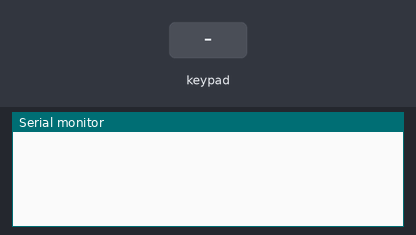
Bench run of a sketch on a simulated Arduino Uno, built with avr-gcc and run on an emulated ATmega328P. Parts: the last lines printed to the serial monitor. Inputs (shaded band) come from the test bench.

Above: at 1.2 s.
1.3 s: key '0' pressed
At 2.6 s:
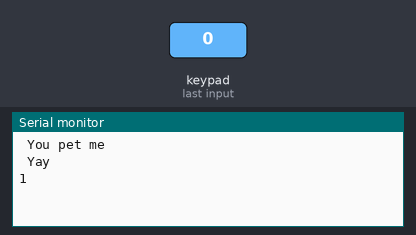
2.9 s: key '4' pressed
At 3.03 s:
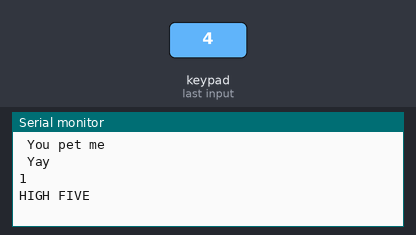

The sketch:

cap_test.ino
```cpp
#include <Wire.h>
#include "Adafruit_MPR121.h"

// You can have up to 4 on one i2c bus but one is enough for testing!
Adafruit_MPR121 cap = Adafruit_MPR121();

// Keeps track of t
//he last pins touched
// so we know when buttons are 'released'
uint16_t lasttouched = 0;
uint16_t currtouched = 0;

uint16_t last4touched = 0;
uint16_t curr4touched = 0;

int touchCount0 = 0;
int touchCount4 = 0;

void setup() {
  Serial.begin(9600);
  //Serial.println("Adafruit MPR121 Capacitive Touch sensor test");

  // Default address is 0x5A, if tied to 3.3V its 0x5B
  // If tied to SDA its 0x5C and if SCL then 0x5D
  if (!cap.begin(0x5A)) {
    Serial.println("MPR121 not found, check wiring?");
    while (1);
  }
}

void loop() {
  // Get the currently touched pads
  currtouched = cap.touched();
  curr4touched = cap.touched();


  if(cap.touched() & (1 << 0)){
     //Serial.println("touched the foil");
     if ((currtouched & _BV(0)) && !(lasttouched & _BV(0)) ) {
       //Serial.print(0);
       Serial.println(" You pet me");
       touchCount0 ++;
     }
  }

  if(!(cap.touched() & (1 << 0))){
     //Serial.println("released the foil");
     if (!(currtouched & _BV(0)) && (lasttouched & _BV(0)) ) {
       //Serial.print(0);
       Serial.println(" Yay");
       Serial.println(touchCount0);
    }
  }

  if(cap.touched() & (1 << 4)){
     //Serial.println("touched the foil");
     if ((curr4touched & _BV(4)) && !(last4touched & _BV(4)) ) {
       //Serial.print(4);
       Serial.println("HIGH FIVE");
       touchCount4++;
     }
  }

  if(!(cap.touched() & (1 << 4))){
     //Serial.println("released the foil");
     if (!(curr4touched & _BV(4)) && (last4touched & _BV(4)) ) {
       //Serial.print("4");
       Serial.println("WooHoo");
       Serial.println(touchCount4);
    }
  }


  // reset our state
  lasttouched = currtouched;
  last4touched = curr4touched;
}
```

Measured:
- after the input at 1.3 s, the serial monitor: prints a new line at once (image 1)
- after the input at 2.9 s, the serial monitor: prints a new line at once (image 2)
